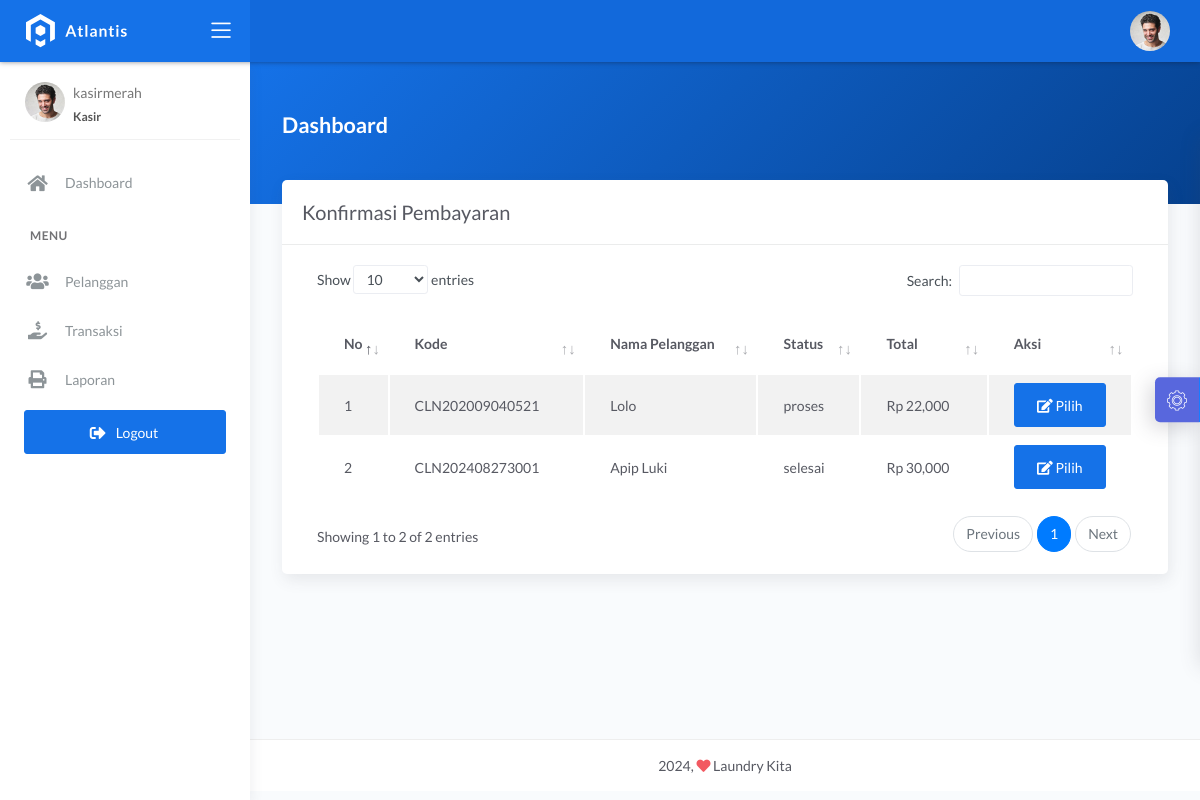
The app's page /kasir/konfirmasi.php (signed in) with its own data.
### tables this page shows
CREATE TABLE `transaksi` (
  `id_transaksi` int(11) NOT NULL,
  `outlet_id` int(11) DEFAULT NULL,
  `kode_invoice` varchar(228) DEFAULT NULL,
  `id_pelanggan` int(11) DEFAULT NULL,
  `tgl` datetime DEFAULT NULL,
  `batas_waktu` datetime DEFAULT NULL,
  `tgl_pembayaran` datetime DEFAULT NULL,
  `biaya_tambahan` int(11) DEFAULT NULL,
  `diskon` double DEFAULT NULL,
  `pajak` int(11) DEFAULT NULL,
  `status` enum('baru','proses','selesai','diambil') DEFAULT NULL,
  `status_bayar` enum('dibayar','belum') DEFAULT NULL,
  `id_user` int(11) DEFAULT NULL
);

CREATE TABLE `pelanggan` (
  `id_pelanggan` int(11) NOT NULL,
  `nama_pelanggan` varchar(228) NOT NULL,
  `alamat_pelanggan` text NOT NULL,
  `jenis_kelamin` enum('L','P') NOT NULL,
  `telp_pelanggan` varchar(15) NOT NULL,
  `no_ktp` varchar(30) NOT NULL
);

CREATE TABLE `detail_transaksi` (
  `id_detail` int(11) NOT NULL,
  `id_transaksi` int(11) NOT NULL,
  `id_paket` int(11) NOT NULL,
  `qty` double NOT NULL,
  `total_harga` double NOT NULL,
  `keterangan` text NOT NULL,
  `total_bayar` int(11) NOT NULL
);

### kasir/konfirmasi.php (the view, shortened to what this page needs)
<?php
$title = 'Konfirmasi Pembayaran';
require 'koneksi.php';
$data = mysqli_query($conn, "SELECT transaksi.*, pelanggan.nama_pelanggan, detail_transaksi.total_harga FROM transaksi INNER JOIN pelanggan ON pelanggan.id_pelanggan = transaksi.id_pelanggan INNER JOIN detail_transaksi ON detail_transaksi.id_transaksi = transaksi.id_transaksi WHERE transaksi.status_bayar = 'belum'");
require 'header.php';
?>
<div class="panel-header bg-primary-gradient">
    <div class="page-inner py-5">
        <div class="d-flex align-items-left align-items-md-center flex-column flex-md-row">
            <div>
                <h2 class="text-white pb-2 fw-bold">Dashboard</h2>
            </div>
        </div>
    </div>
</div>
<div class="page-inner mt--5">
    <diva class="row">
        <div class="col-md-12">
            <div class="card">
                <div class="card-header">
                    <div class="d-flex align-items-center">
                        <h4 class="card-title"><?= $title; ?></h4>
                    </div>
                </div>
                <div class="card-body">
                    <div class="table-responsive">
                        <table id="basic-datatables" class="display table table-striped table-hover">
                            <thead>
                                <tr>
                                    <th style="width: 7%">No</th>
                                    <th>Kode</th>
                                    <th>Nama Pelanggan</th>
                                    <th>Status</th>
                                    <th>Total</th>
                                    <th style="width: 5%;">Aksi</th>
                                </tr>
                            </thead>
                            <tbody>
                                <?php
                                $no = 1;
                                if (mysqli_num_rows($data) > 0) {
                                    while ($trans = mysqli_fetch_assoc($data)) {
                                ?>
                                        <tr>
                                            <td><?= $no++; ?></td>
                                            <td><?= $trans['kode_invoice']; ?></td>
                                            <td><?= $trans['nama_pelanggan']; ?></td>
                                            <td><?= $trans['status']; ?></td>
                                            <td><?= 'Rp ' . number_format($trans['total_harga']); ?></td>
                                            <td>
                                                <div class="form-button-action">
                                                    <a href="bayar.php?id=<?= $trans['id_transaksi']; ?>" type="button" data-toggle="tooltip" title="" class="btn btn-primary" data-original-title="Detail">
                                                        <i class="fa fa-edit"></i> Pilih
                                                    </a>
                                                </div>
                                            </td>
                                        </tr>
                                <?php }
                                }
                                ?>
                            </tbody>
                        </table>
                    </div>
                </div>
            </div>
        </div>
</div>
</div>
<?php
require 'footer.php';
?>

### records on screen
transaksi: kode_invoice "CLN202009040521", id_pelanggan.nama_pelanggan "Lolo", status "proses", detail_transaksi.total_harga "22,000"
transaksi: kode_invoice "CLN202408273001", id_pelanggan.nama_pelanggan "Apip Luki", status "selesai", detail_transaksi.total_harga "30,000"

### other values on screen
$_SESSION['username'] "kasirmerah"
$title "Konfirmasi Pembayaran"
